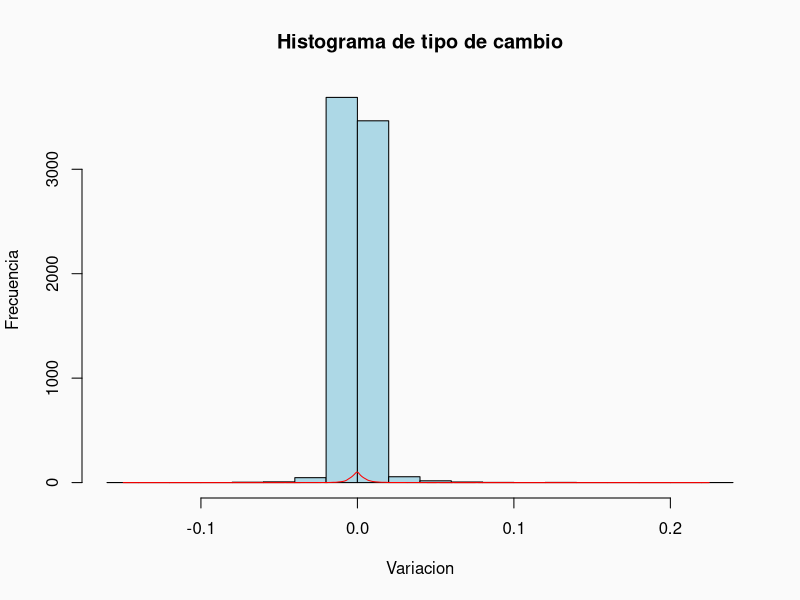

Generate this figure with R:
TDC<-read.table("TDC.txt", header = T)
par(bg="grey98")
hist(TDC[,1], col = "light blue", main = "Histograma de tipo de cambio", xlab = "Variacion", ylab = "Frecuencia")
lines(density(TDC[,1]), col="red", lwd=1)
mean(TDC[,1]) # Calculo de la Media
median(TDC[,1]) #Calculo de la Mediana
var(TDC[,1]) # Varianza
sd(TDC[,1]) #Desviacion estandard
IQR(TDC[,1]) # Calculo de la distancia interquartil

